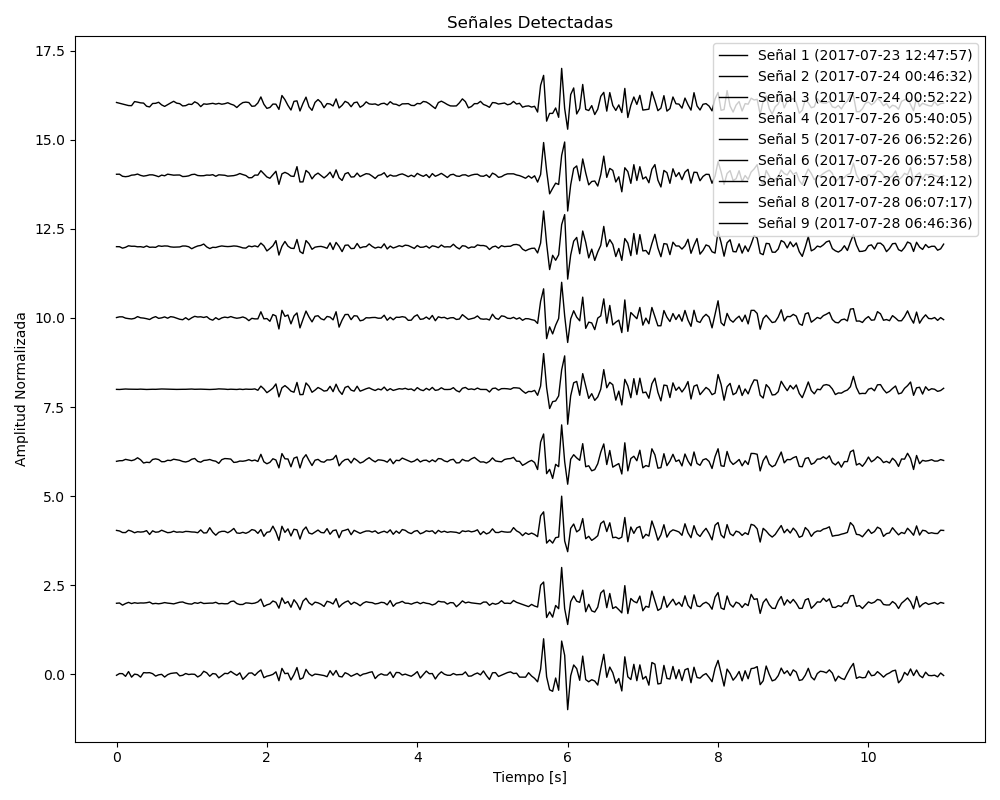

Python code for this plot:
import numpy as np
import matplotlib.pyplot as plt
from obspy import read, UTCDateTime

# Carga de datos sísmicos
data = read('../../Datos/2017/Julio/C1.MT12.HH*.2017.182-212.0merge.mseed')
signal = data[0]
start_time = signal.stats.starttime

# Tiempos de inicio de las señales detectadas
times = [
    UTCDateTime(2017, 7, 23, 12, 47, 57),
    UTCDateTime(2017, 7, 24, 0, 46, 32),
    UTCDateTime(2017, 7, 24, 0, 52, 22),
    UTCDateTime(2017, 7, 26, 5, 40, 5),
    UTCDateTime(2017, 7, 26, 6, 52, 26),
    UTCDateTime(2017, 7, 26, 6, 57, 58),
    UTCDateTime(2017, 7, 26, 7, 24, 12),
    UTCDateTime(2017, 7, 28, 6, 7, 17),
    UTCDateTime(2017, 7, 28, 6, 46, 36),
]

# Graficar todas las señales alineadas al mínimo
plt.figure(figsize=(10, 8))

for i, time in enumerate(times):
    # Primera extracción ampliada (20 segundos)
    start = time - start_time - 5  # 5 segundos antes del inicio detectado
    end = start + 20  # Ventana total de 20 segundos
    extended_signal = signal.slice(starttime=start_time + start, endtime=start_time + end)
    
    # Normalizar la señal
    extended_normalized = extended_signal.data / np.max(np.abs(extended_signal.data))
    
    # Buscar el mínimo
    min_index = np.argmin(extended_normalized)
    min_time = extended_signal.times()[min_index]
    
    # Segunda extracción ajustada alrededor del mínimo (6s antes, 5s después)
    adjusted_start = min_time - 6
    adjusted_end = min_time + 5
    aligned_signal = extended_signal.slice(
        starttime=start_time + start + adjusted_start,
        endtime=start_time + start + adjusted_end
    )
    
    # Normalizar la señal alineada
    aligned_normalized = aligned_signal.data / np.max(np.abs(aligned_signal.data))
    time_axis = aligned_signal.times() - aligned_signal.times()[0]  # Eje de tiempo relativo

    # Formatear tiempo
    time_str = time.strftime('%Y-%m-%d %H:%M:%S')
    
    # Graficar
    plt.plot(
        time_axis, aligned_normalized + i * 2, c='k', lw=1, label=f'Señal {i + 1} ({time_str})'
    )

plt.xlabel('Tiempo [s]')
plt.ylabel('Amplitud Normalizada')
plt.title('Señales Detectadas')
plt.legend(loc='upper right')
plt.tight_layout()
plt.savefig('stacking.png')
